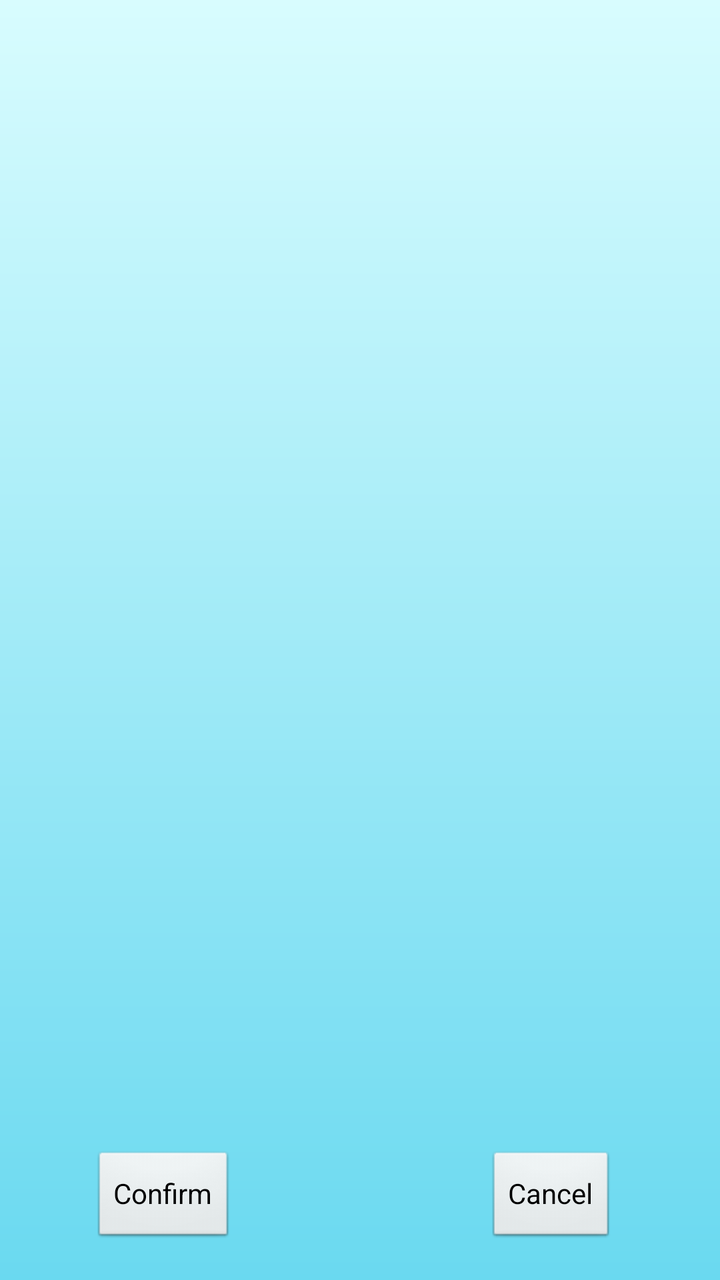
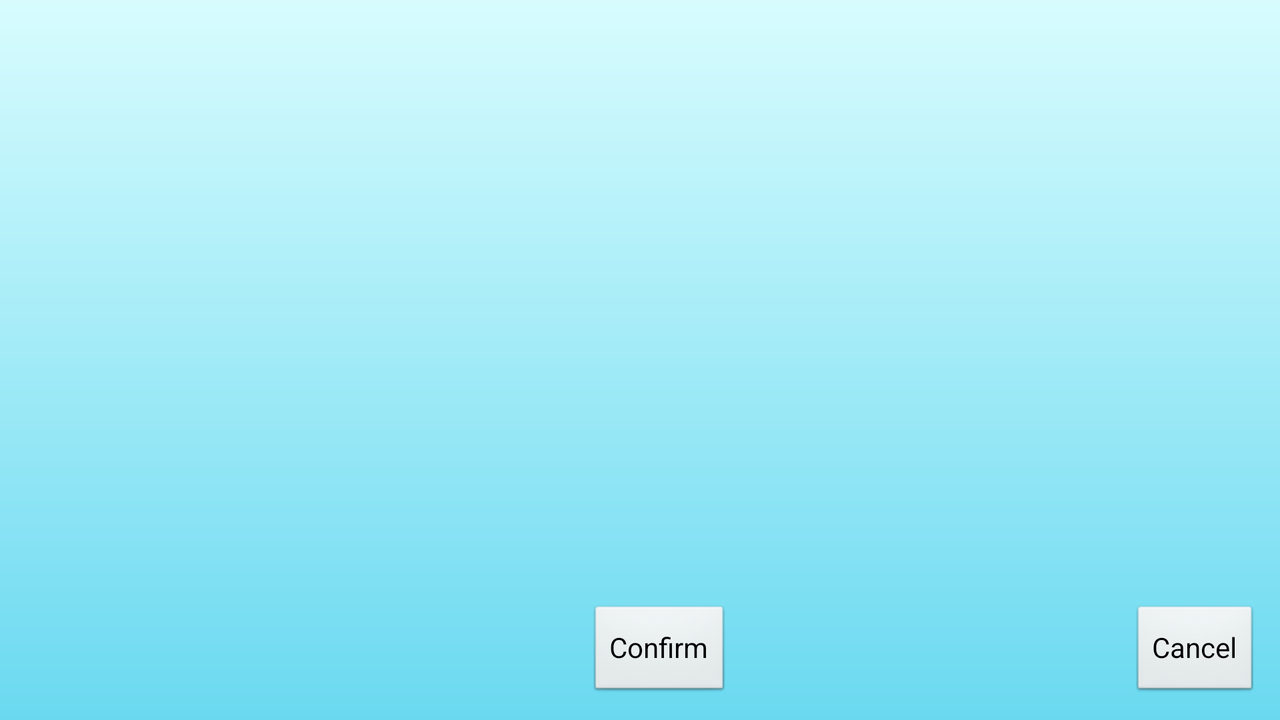

Two renders of one Android screen. The first uses the default layout on a phone; the second uses the alternative layout the repository ships for a different screen configuration, on a matching device. The two XML files are below.
<!-- AndroidManifest.xml: application theme AppTheme -->
<!-- res/layout/picturedetailsview.xml -->
<?xml version="1.0" encoding="utf-8"?>
<LinearLayout xmlns:android="http://schemas.android.com/apk/res/android"
    android:orientation="vertical"
    android:layout_width="fill_parent"
    android:layout_height="fill_parent"
    android:background="@drawable/background_gradient"
    >
    
    <RelativeLayout
        android:id="@+id/helperLayout"
        android:layout_width="fill_parent"
        android:layout_height="20dp"
        android:layout_weight="0.8">
		<ImageView
		    android:id="@+id/helperImageView"
		    android:layout_width="wrap_content"
		    android:layout_height="wrap_content"
		    android:layout_marginTop="10dp"
		    android:layout_marginBottom="10dp"
		    android:contentDescription="@string/accessibilityImageHelper"
		    android:layout_centerInParent="true"
		    />
    </RelativeLayout>
    
    <RelativeLayout
        android:layout_width="fill_parent"
        android:layout_height="0dp"
        android:layout_weight="1">
	 <ExpandableListView
	     android:id="@+id/android:list"
	     android:layout_width="fill_parent"
	     android:layout_height="wrap_content"
	      />
    </RelativeLayout>
    
   <RelativeLayout
        android:layout_width="fill_parent"
        android:layout_height="50dp"
        android:layout_weight="0.05">
     <Button
         android:id="@+id/buttonCancel"
         android:layout_width="wrap_content"
         android:layout_height="wrap_content"
         android:layout_alignParentBottom="true"
         android:layout_alignParentRight="true"
         android:layout_marginBottom="17dp"
         android:layout_marginRight="52dp"
         android:text="@string/negativePicDetailsButton"
         android:onClick="buttonCancelClick"
         android:background="@android:drawable/btn_default" />

     <Button
         android:id="@+id/buttonConfirm"
         android:layout_width="wrap_content"
         android:layout_height="wrap_content"
         android:layout_alignBaseline="@+id/buttonCancel"
         android:layout_alignBottom="@+id/buttonCancel"
         android:layout_alignParentLeft="true"
         android:layout_marginLeft="46dp"
         android:text="@string/positivePicDetailsButton"
         android:onClick="buttonConfirmClick"
         android:background="@android:drawable/btn_default" />
     </RelativeLayout>

  
</LinearLayout>
<!-- resources referenced by this layout -->
<resources>
  <!-- drawable background_gradient (drawable) -->
  <?xml version="1.0" encoding="utf-8"?>
  <shape xmlns:android="http://schemas.android.com/apk/res/android"
      android:shape="rectangle">
      <gradient
          android:startColor="#6AD9F0"
          android:endColor="#D8FCFE"
          android:angle="90"/>    
  </shape>
  <string name="accessibilityImageHelper">Encrypted regions are shown here</string>
  <string name="negativePicDetailsButton">Cancel</string>
  <string name="positivePicDetailsButton">Confirm</string>
  <style name="AppTheme" parent="AppBaseTheme">
          
      </style>
  <style name="AppBaseTheme" parent="android:Theme.Light">
          
      </style>
</resources>
<!-- res/layout-land/picturedetailsview.xml (the repository's variant of the layout above) -->
<!-- drawn on the phone turned sideways -->
<?xml version="1.0" encoding="utf-8"?>
<LinearLayout xmlns:android="http://schemas.android.com/apk/res/android"
    android:orientation="horizontal"
    android:layout_width="fill_parent"
    android:layout_height="fill_parent"
    android:background="@drawable/background_gradient"
    android:baselineAligned="false"
    >
    
    <RelativeLayout
        android:layout_width="70dp"
        android:layout_height="fill_parent"
        android:layout_weight="0.7"
        android:id="@+id/helperLayout">
		<ImageView
		    android:id="@+id/helperImageView"
		    android:layout_width="wrap_content"
		    android:layout_height="wrap_content"
		    android:layout_marginLeft="10dp"
		    android:layout_marginRight="5dp"
		    android:contentDescription="@string/accessibilityImageHelper"
		    android:layout_centerInParent="true"
		     android:layout_marginTop="10dp"
		     android:layout_marginBottom="10dp"
		    />
    </RelativeLayout>
    
    <RelativeLayout
        android:orientation="vertical"
        android:layout_height="fill_parent"
        android:layout_width="50dp"
        android:layout_weight="1" >
		 <ExpandableListView
		     android:id="@+id/android:list"
		     android:layout_width="fill_parent"
		     android:layout_height="wrap_content"
		     android:layout_marginTop="10dp"
		     android:layout_marginBottom="65dp"
		     android:layout_marginRight="10dp"
		      />
	     <Button
	         android:id="@+id/buttonCancel"
	         android:layout_width="wrap_content"
	         android:layout_height="wrap_content"
	         android:layout_alignParentBottom="true"
	         android:layout_alignParentRight="true"
	         android:layout_marginBottom="10dp"
	         android:layout_marginRight="10dp"
	         android:text="@string/negativePicDetailsButton"
	         android:onClick="buttonCancelClick"
	         android:background="@android:drawable/btn_default" />
	
	     <Button
	         android:id="@+id/buttonConfirm"
	         android:layout_width="wrap_content"
	         android:layout_height="wrap_content"
	         android:layout_alignBaseline="@+id/buttonCancel"
	         android:layout_alignBottom="@+id/buttonCancel"
	         android:layout_alignParentLeft="true"
	         android:layout_marginLeft="10dp"
	         android:text="@string/positivePicDetailsButton"
	         android:onClick="buttonConfirmClick"
	         android:background="@android:drawable/btn_default" />
     </RelativeLayout>
</LinearLayout>
